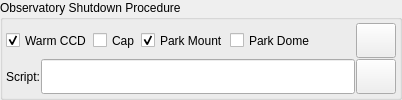
      <widget class="QGroupBox" name="shutdownGroupBox">
       <property name="sizePolicy">
        <sizepolicy hsizetype="Preferred" vsizetype="Preferred">
         <horstretch>0</horstretch>
         <verstretch>0</verstretch>
        </sizepolicy>
       </property>
       <property name="toolTip">
        <string>&lt;html&gt;&lt;head/&gt;&lt;body&gt;&lt;p&gt;One-time shutdown procedure to be executed after all scheduler jobs are completed. The script is executed &lt;span style=&quot; font-weight:600; text-decoration: underline;&quot;&gt;after&lt;/span&gt; the shutdown procedures (e.g. parking), if selected, are completed.&lt;/p&gt;&lt;/body&gt;&lt;/html&gt;</string>
       </property>
       <property name="title">
        <string>Observatory Shutdown Procedure</string>
       </property>
       <layout class="QVBoxLayout" name="verticalLayout_2">
        <property name="spacing">
         <number>1</number>
        </property>
        <property name="leftMargin">
         <number>3</number>
        </property>
        <property name="topMargin">
         <number>3</number>
        </property>
        <property name="rightMargin">
         <number>3</number>
        </property>
        <property name="bottomMargin">
         <number>3</number>
        </property>
        <item>
         <layout class="QHBoxLayout" name="horizontalLayout_3">
          <property name="spacing">
           <number>1</number>
          </property>
          <item>
           <widget class="QCheckBox" name="warmCCDCheck">
            <property name="enabled">
             <bool>true</bool>
            </property>
            <property name="sizePolicy">
             <sizepolicy hsizetype="Minimum" vsizetype="Preferred">
              <horstretch>0</horstretch>
              <verstretch>0</verstretch>
             </sizepolicy>
            </property>
            <property name="toolTip">
             <string>Turn off CCD cooler.</string>
            </property>
            <property name="text">
             <string>Warm CCD</string>
            </property>
            <attribute name="buttonGroup">
             <string notr="true">shutdownProcedureGroup</string>
            </attribute>
            <property name="checked">
             <bool>true</bool>
            </property>
           </widget>
          </item>
          <item>
           <widget class="QCheckBox" name="capCheck">
            <property name="sizePolicy">
             <sizepolicy hsizetype="Minimum" vsizetype="Preferred">
              <horstretch>0</horstretch>
              <verstretch>0</verstretch>
             </sizepolicy>
            </property>
            <property name="toolTip">
             <string>Close dust cover</string>
            </property>
            <property name="text">
             <string>Cap</string>
            </property>
            <attribute name="buttonGroup">
             <string notr="true">shutdownProcedureGroup</string>
            </attribute>
           </widget>
          </item>
          <item>
           <widget class="QCheckBox" name="parkMountCheck">
            <property name="enabled">
             <bool>true</bool>
            </property>
            <property name="sizePolicy">
             <sizepolicy hsizetype="Minimum" vsizetype="Preferred">
              <horstretch>0</horstretch>
              <verstretch>0</verstretch>
             </sizepolicy>
            </property>
            <property name="toolTip">
             <string>Park telescope to home position.</string>
            </property>
            <property name="text">
             <string>Park Mount</string>
            </property>
            <attribute name="buttonGroup">
             <string notr="true">shutdownProcedureGroup</string>
            </attribute>
            <property name="checked">
             <bool>true</bool>
            </property>
           </widget>
          </item>
          <item>
           <widget class="QCheckBox" name="parkDomeCheck">
            <property name="enabled">
             <bool>true</bool>
            </property>
            <property name="sizePolicy">
             <sizepolicy hsizetype="Minimum" vsizetype="Preferred">
              <horstretch>0</horstretch>
              <verstretch>0</verstretch>
             </sizepolicy>
            </property>
            <property name="toolTip">
             <string>Park dome to home position</string>
            </property>
            <property name="text">
             <string>Park Dome</string>
            </property>
            <attribute name="buttonGroup">
             <string notr="true">shutdownProcedureGroup</string>
            </attribute>
           </widget>
          </item>
          <item>
           <spacer name="horizontalSpacer_8">
            <property name="orientation">
             <enum>Qt::Horizontal</enum>
            </property>
            <property name="sizeHint" stdset="0">
             <size>
              <width>40</width>
              <height>20</height>
             </size>
            </property>
           </spacer>
          </item>
          <item>
           <widget class="QPushButton" name="shutdownB">
            <property name="sizePolicy">
             <sizepolicy hsizetype="Preferred" vsizetype="Preferred">
              <horstretch>0</horstretch>
              <verstretch>0</verstretch>
             </sizepolicy>
            </property>
            <property name="text">
             <string/>
            </property>
           </widget>
          </item>
         </layout>
        </item>
        <item>
         <layout class="QHBoxLayout" name="horizontalLayout">
          <property name="spacing">
           <number>1</number>
          </property>
          <item>
           <widget class="QLabel" name="label_13">
            <property name="text">
             <string>Script:</string>
            </property>
           </widget>
          </item>
          <item>
           <widget class="QLineEdit" name="shutdownScript">
            <property name="sizePolicy">
             <sizepolicy hsizetype="MinimumExpanding" vsizetype="Preferred">
              <horstretch>0</horstretch>
              <verstretch>0</verstretch>
             </sizepolicy>
            </property>
            <property name="readOnly">
             <bool>false</bool>
            </property>
            <property name="clearButtonEnabled">
             <bool>true</bool>
            </property>
           </widget>
          </item>
          <item>
           <widget class="QPushButton" name="selectShutdownScriptB">
            <property name="sizePolicy">
             <sizepolicy hsizetype="Preferred" vsizetype="Preferred">
              <horstretch>0</horstretch>
              <verstretch>0</verstretch>
             </sizepolicy>
            </property>
            <property name="text">
             <string/>
            </property>
           </widget>
          </item>
         </layout>
        </item>
       </layout>
      </widget>
